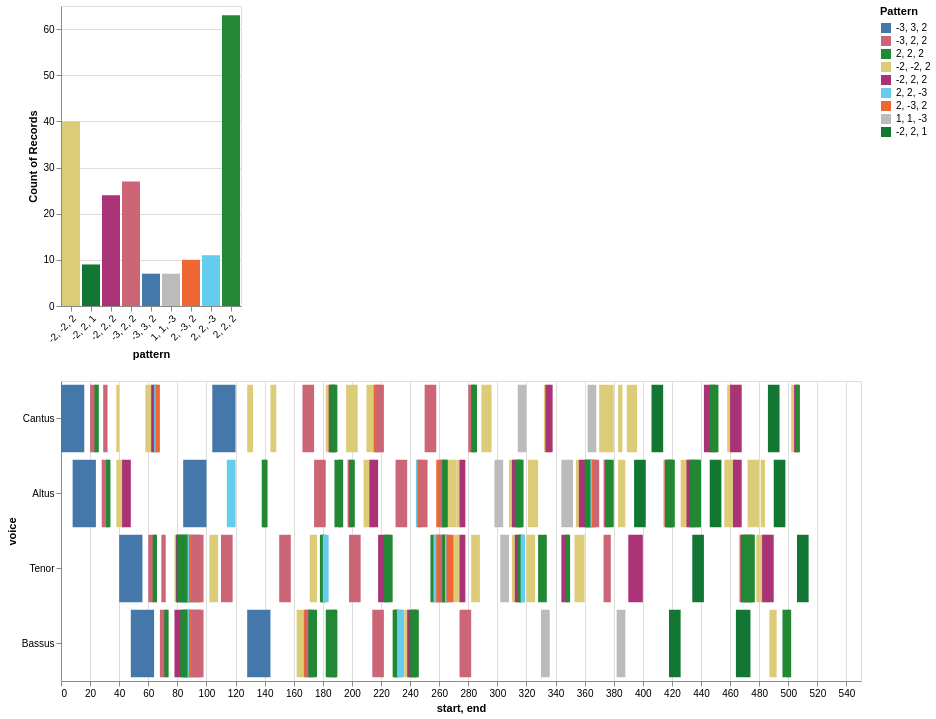

Notebook code cell kept with this figure:
### Markdown cell above
## 4d. Ngrams in Time

Here we show the ngrams as the appear in time, from the beginning (at the left) to the end (at the right) of the motet. 

- Each **ngram** is associated with a distinct color, and the relative placement of the ngrams among the voices can be used to imagine the kinds of contrapuntal patterns heard at each moment in the piece.

- The heatmap charts are dynamic:  you can click on a given color to isolate that ngram to see where it appears in the piece.

- Note:  some colors repeat or are hard to distinguish from each other.  But the 'key' at the top and right make it clear which color corresponds to which ngram.

As a reminder, here are the ngram settings used:

```python
entries_only = True
combine_unisons_choice = False
kind_choice ='d'
directed = True
compound = False
length_choice = 4
include_count = False
```

Then to run the maps for any set of files:


```python
for file in file_list:
    piece = importScore(file)

    chart = ngram_heatmap(piece, combine_unisons_choice, kind_choice, directed, compound, length_choice, include_count)
    print(piece.metadata)
    display(chart)
```

### Code cell
# the ngram conditions
entries_only = True
combine_unisons_choice = False
kind_choice ='d'
directed = True
compound = False
length_choice = 3
include_count = True

# calling the function on your file list:

# for filename in my_pieces:
filename = 'https://crimproject.org/mei/CRIM_Model_0019.mei'
piece = importScore(filename)

chart = ngram_heatmap(piece, combine_unisons_choice, kind_choice, directed, compound, length_choice, include_count, entries_only)


print(piece.metadata)
display(chart)

### Figure 1 — Vega-Lite specification as saved in the notebook (floating-point values rounded to 4 significant figures; data arrays with more than 128 entries replaced by an {"elided": "..."} marker saying what was removed)
{"config": {"view": {"continuousWidth": 300, "continuousHeight": 300}}, "vconcat": [{"mark": {"type": "bar"}, "encoding": {"color": {"field": "pattern", "legend": {"title": "Pattern"}, "scale": {"domain": ["-3, 3, 2", "-3, 2, 2", "2, 2, 2", "-2, -2, 2", "-2, 2, 2", "2, 2, -3", "2, -3, 2", "1, 1, -3", "-2, 2, 1"], "range": ["#4477AA", "#CC6677", "#228833", "#DDCC77", "#AA3377", "#66CCEE", "#EE6633", "#BBBBBB", "#117733"]}, "type": "nominal"}, "opacity": {"condition": {"param": "param_1", "value": 1}, "value": 0.2}, "x": {"axis": {"labelAngle": -45}, "field": "pattern", "type": "nominal"}, "y": {"aggregate": "count", "field": "pattern", "type": "nominal"}}, "name": "view_1"}, {"mark": {"type": "bar"}, "encoding": {"color": {"field": "pattern", "legend": {"title": "Pattern"}, "scale": {"domain": ["-3, 3, 2", "-3, 2, 2", "2, 2, 2", "-2, -2, 2", "-2, 2, 2", "2, 2, -3", "2, -3, 2", "1, 1, -3", "-2, 2, 1"], "range": ["#4477AA", "#CC6677", "#228833", "#DDCC77", "#AA3377", "#66CCEE", "#EE6633", "#BBBBBB", "#117733"]}, "type": "nominal"}, "opacity": {"condition": {"param": "param_1", "value": 1}, "value": 0.2}, "tooltip": [{"field": "start", "type": "quantitative"}, {"field": "end", "type": "quantitative"}, {"field": "pattern", "type": "nominal"}], "x": {"field": "start", "type": "quantitative"}, "x2": {"field": "end"}, "y": {"field": "voice", "sort": null, "type": "nominal"}}, "height": 300, "name": "view_2", "width": 800}], "data": {"name": "data-70ae307649436086583ca90669789a03"}, "params": [{"name": "param_1", "select": {"type": "point", "fields": ["pattern"]}, "views": ["view_1", "view_2"]}], "$schema": "https://vega.github.io/schema/vega-lite/v5.16.3.json", "datasets": {"data-70ae307649436086583ca90669789a03": {"elided": "198 records"}}}
